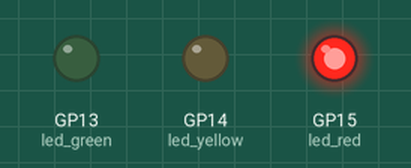
Simulated run of this program. Board: Raspberry Pi Pico running MicroPython. Parts: output pins drawn as LEDs (lit = HIGH).

Above: at 2.5 s.
At 9.5 s:
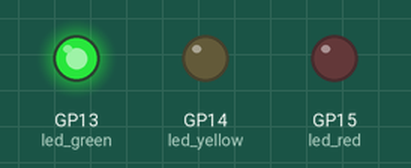
At 13.0 s:
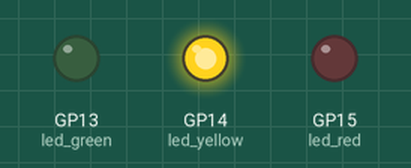
Timing chart, 0 to 18.2 s (numbered marks = the images above):
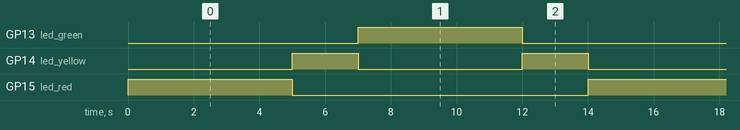

The program:

traffic_light.py
```python
# Traffic light game
# https://docs.sunfounder.com/projects/thales-kit/en/latest/micropython/traffic_light.html

import machine
import utime
import _thread

led_red = machine.Pin(15, machine.Pin.OUT)
led_yellow = machine.Pin(14, machine.Pin.OUT)
led_green = machine.Pin(13, machine.Pin.OUT)

global button_status
button_status = 0

def button_thread():
    global button_status
    while True:
        if button.value() == 1:
            button_status = 1
while True:
    if button_status == 1:
        led_red.value(1)
        utime.sleep(10)
    global button_status
    button_status = 0

    led_red.value(1)
    utime.sleep(5)
    led_red.value(0)

    led_yellow.value(1)
    utime.sleep(2)
    led_yellow.value(0)

    led_green.value(1)
    utime.sleep(5)
    led_green.value(0)

    led_yellow.value(1)
    utime.sleep(2)
    led_yellow.value(0)
```

Measured:
- by itself, GP13 (led_green), GP15 (led_red): alternates HIGH for 5.0 s and LOW for 9.0 s
- by itself, GP14 (led_yellow): alternates HIGH for 2.0 s and LOW for 5.0 s
- by itself, everything shown: repeats every 14.0 s, in 4 steps
